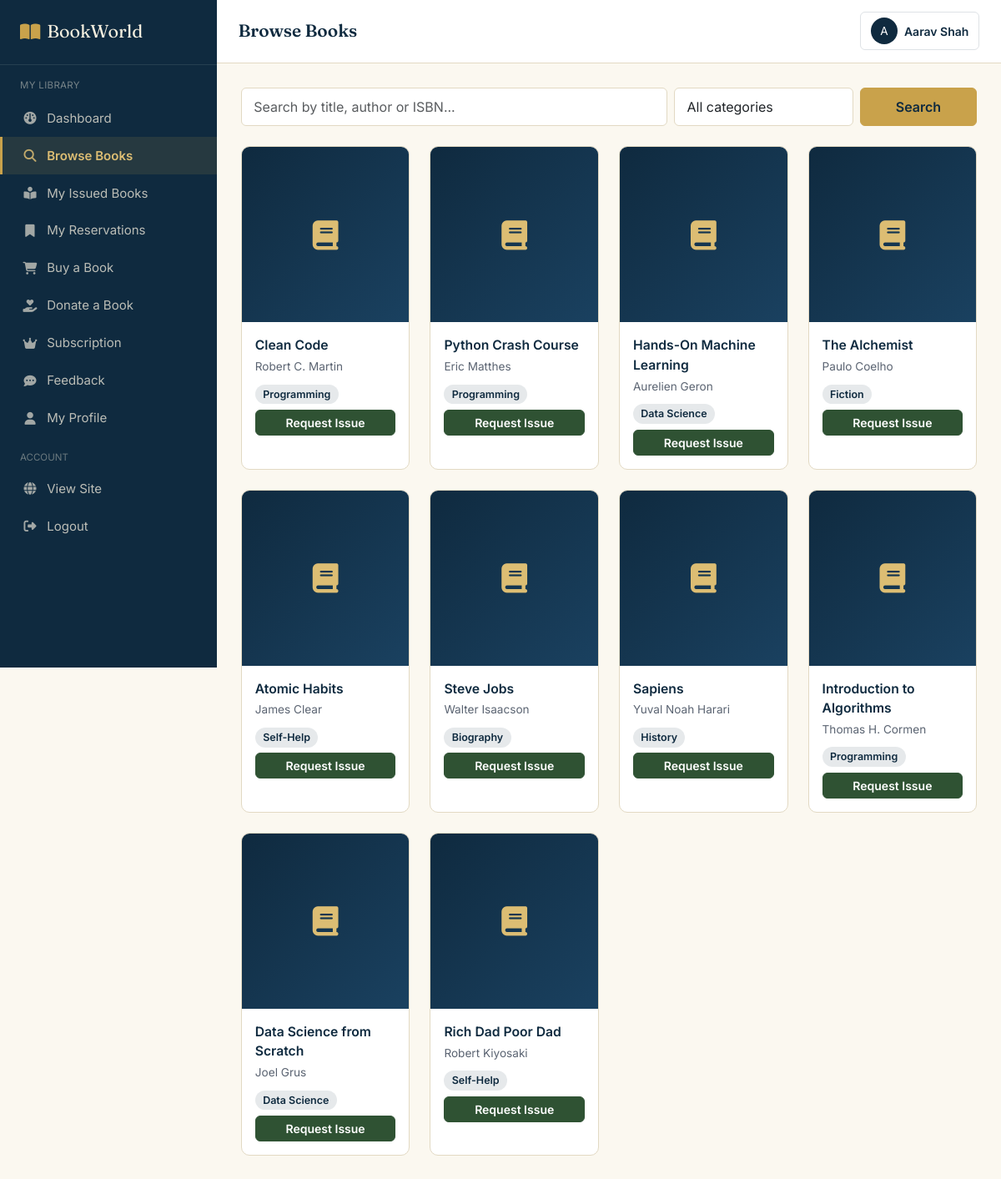
Screenshot of /member/browse_books.php (signed in) with the database file from the repository.
### tables this page shows
CREATE TABLE books (
    book_id INT AUTO_INCREMENT PRIMARY KEY,
    title VARCHAR(200) NOT NULL,
    author VARCHAR(150) NOT NULL,
    isbn VARCHAR(20) UNIQUE,
    publisher VARCHAR(150),
    publication_year YEAR,
    language VARCHAR(50) DEFAULT 'English',
    category_id INT,
    price DECIMAL(10,2) DEFAULT 0.00,
    description TEXT,
    book_image VARCHAR(255) DEFAULT 'default-book.png',
    status ENUM('active','inactive') DEFAULT 'active',
    view_count INT DEFAULT 0,
    created_at DATETIME DEFAULT CURRENT_TIMESTAMP,
    FOREIGN KEY (category_id) REFERENCES categories(category_id) ON DELETE SET NULL
);

CREATE TABLE categories (
    category_id INT AUTO_INCREMENT PRIMARY KEY,
    category_name VARCHAR(100) NOT NULL UNIQUE,
    description VARCHAR(255)
);

### includes/functions.php (called while the page is built, shortened)
<?php
function clean($str) {
    return htmlspecialchars(trim($str), ENT_QUOTES, 'UTF-8');
}

### member/browse_books.php (the view, shortened to what this page needs)
<?php
require_once '../config/database.php';
require_once '../includes/functions.php';
$search = trim($_GET['q'] ?? '');
$sql = "SELECT b.*, c.category_name, bi.available_quantity
        FROM books b LEFT JOIN categories c ON c.category_id=b.category_id LEFT JOIN book_inventory bi ON bi.book_id=b.book_id
        WHERE b.status='active'";
$sql .= " ORDER BY b.created_at DESC";
$stmt = mysqli_prepare($conn, $sql);
mysqli_stmt_execute($stmt);
$books = mysqli_stmt_get_result($stmt);
?>
<!DOCTYPE html>
<html lang="en">
<head>
<link href="https://cdn.jsdelivr.net/npm/bootstrap@5.3.3/dist/css/bootstrap.min.css" rel="stylesheet">
<link rel="stylesheet" href="https://cdnjs.cloudflare.com/ajax/libs/font-awesome/6.5.2/css/all.min.css">
<link rel="stylesheet" href="../assets/css/style.css">
<link rel="stylesheet" href="../assets/css/dashboard.css">
<link rel="stylesheet" href="../assets/css/landing.css">
</head>
<body>
<div class="bw-app">
<?php include '../includes/sidebar_member.php'; ?>
<main class="bw-main">
<?php include '../includes/dashboard_topbar.php'; ?>
<div class="bw-content">
  <form class="row g-2 mb-4" method="GET">
    <div class="col-md-7"><input type="text" name="q" class="form-control bw-form-control" placeholder="Search by title, author or ISBN..." value="<?= clean($search) ?>"></div>
    <div class="col-md-3">
      <select name="category" class="form-select bw-form-control">
        <option value="">All categories</option>
      </select>
    </div>
    <div class="col-md-2"><button class="btn btn-bw-primary w-100" type="submit">Search</button></div>
  </form>
  <div class="row g-4">
    <?php while ($book = mysqli_fetch_assoc($books)):
      $available = ($book['available_quantity'] ?? 0) > 0; ?>
      <div class="col-6 col-md-4 col-lg-3">
        <div class="bw-book-card">
          <div class="bw-book-cover"><i class="fa-solid fa-book"></i></div>
          <div class="body">
            <div class="title"><?= clean($book['title']) ?></div>
            <div class="author"><?= clean($book['author']) ?></div>
            <div class="mb-2"><span class="badge-bw-navy"><?= clean($book['category_name'] ?? 'General') ?></span></div>
            <?php if ($available): ?>
              <form method="POST">
                <button type="submit" class="btn btn-bw-green btn-sm w-100">Request Issue</button>
              </form>
            <?php endif; ?>
          </div>
        </div>
      </div>
    <?php endwhile; ?>
  </div>
</div>
</main>
</div>
</body>
</html>

### assets/css/style.css (style rules this page uses)
:root { --bw-navy: #0F2A3F; --bw-navy-light: #1A4160; --bw-green: #2F5233; --bw-green-light: #3E6B45; --bw-brass: #C9A24B; --bw-brass-light: #DCBD73; --bw-paper: #F5EFDF; --bw-paper-soft: #FBF8F0; --bw-ink: #1D2430; --bw-slate: #5B6472; --bw-line: #E2D9C3; --bw-danger: #A93F35; --bw-danger-bg: #FBEAE7; --bw-success: #2F5233; --bw-success-bg: #EAF1E7; --bw-warning: #B4791F; --bw-warning-bg: #FBF1E1; --font-display: 'Fraunces', Georgia, serif; --font-body: 'Inter', -apple-system, BlinkMacSystemFont, sans-serif; --radius-sm: 6px; --radius-md: 10px; --shadow-card: 0 1px 3px rgba(15, 42, 63, 0.08), 0 1px 2px rgba(15, 42, 63, 0.06); }
* { box-sizing: border-box; }
body { font-family: var(--font-body); color: var(--bw-ink); background: var(--bw-paper-soft); margin: 0; }
.btn-bw-primary { background: var(--bw-brass); border: 1px solid var(--bw-brass); color: var(--bw-navy); font-weight: 600; padding: 0.65rem 1.5rem; border-radius: var(--radius-sm); transition: transform 0.15s ease, box-shadow 0.15s ease; }
.btn-bw-green { background: var(--bw-green); border: 1px solid var(--bw-green); color: #fff; font-weight: 600; border-radius: var(--radius-sm); }
.bw-form-control { border: 1.5px solid var(--bw-line); border-radius: var(--radius-sm); padding: 0.65rem 0.9rem; background: #fff; font-family: var(--font-body); }
.badge-bw-navy { background: rgba(15,42,63,0.1); color: var(--bw-navy); font-weight: 600; }
.badge-bw-success, .badge-bw-danger, .badge-bw-warning, .badge-bw-navy { padding: 0.35em 0.75em; border-radius: 20px; font-size: 0.78rem; }

### assets/css/dashboard.css (style rules this page uses)
.bw-app { display: flex; min-height: 100vh; }
.bw-main { flex: 1; min-width: 0; background: var(--bw-paper-soft); }
.bw-content { padding: 1.8rem; }

### assets/css/landing.css (style rules this page uses)
.bw-book-card { background: #fff; border: 1px solid var(--bw-line); border-radius: var(--radius-md); overflow: hidden; transition: box-shadow 0.2s ease, transform 0.2s ease; height: 100%; }
.bw-book-cover { height: 210px; background: linear-gradient(135deg, var(--bw-navy), var(--bw-navy-light)); display: flex; align-items: center; justify-content: center; color: var(--bw-brass-light); font-size: 2.2rem; position: relative; }
.bw-book-card .body { padding: 1rem; }
.bw-book-card .title { font-weight: 600; color: var(--bw-navy); font-size: 0.98rem; margin-bottom: 0.2rem; }
.bw-book-card .author { color: var(--bw-slate); font-size: 0.85rem; margin-bottom: 0.6rem; }

### rows the page displays
books: title "Clean Code", author "Robert C. Martin", category.category_name "Programming"
books: title "Python Crash Course", author "Eric Matthes", category.category_name "Programming"
books: title "Hands-On Machine Learning", author "Aurelien Geron", category.category_name "Data Science"
books: title "The Alchemist", author "Paulo Coelho", category.category_name "Fiction"
books: title "Atomic Habits", author "James Clear", category.category_name "Self-Help"
books: title "Steve Jobs", author "Walter Isaacson", category.category_name "Biography"
books: title "Sapiens", author "Yuval Noah Harari", category.category_name "History"
books: title "Introduction to Algorithms", author "Thomas H. Cormen", category.category_name "Programming"
books: title "Data Science from Scratch", author "Joel Grus", category.category_name "Data Science"
books: title "Rich Dad Poor Dad", author "Robert Kiyosaki", category.category_name "Self-Help"

### other values shown
$page_title "Browse Books"
substr($current_user_name, 0, 1) "A"
$current_user_name "Aarav Shah"
